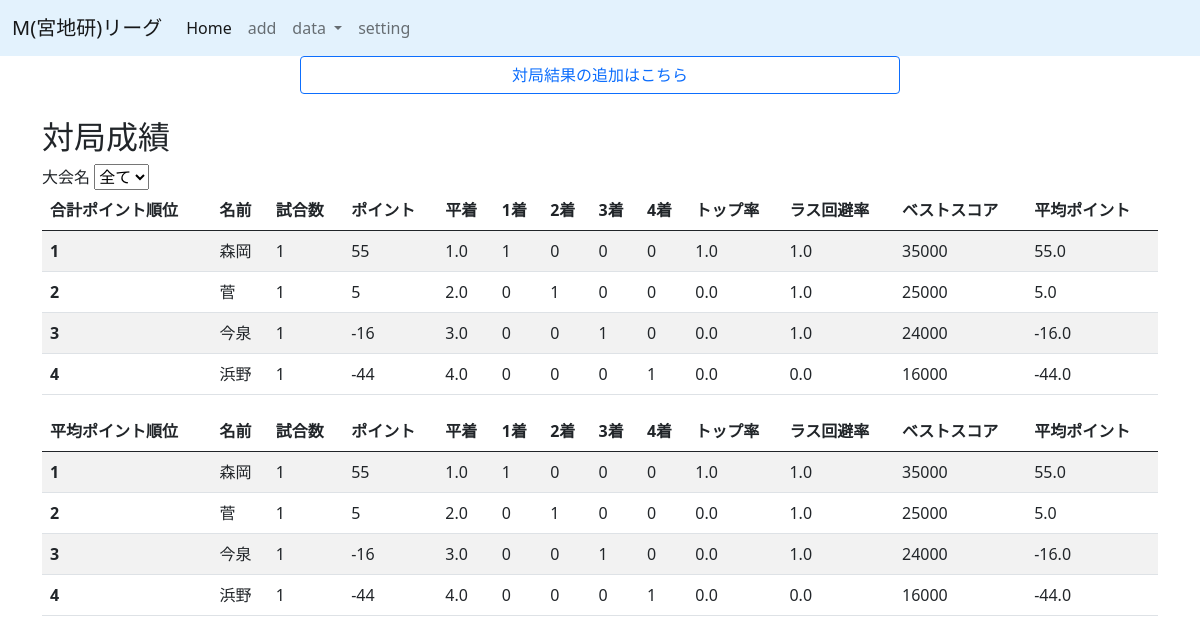
The page / on the database its author committed.
### app.py (models this page shows)
class Result(db.Model):
    __tablename__ = 'results'
    id = db.Column(db.Integer, primary_key=True)
    name = db.Column(db.String, nullable=False)
    house = db.Column(db.String, nullable=False) # 東家など
    rank = db.Column(db.Integer, nullable=False) # 順位
    score = db.Column(db.Integer, nullable=False) # 持ち点
    total_points = db.Column(db.Integer, nullable=False)
    game_id = db.Column(db.Integer, db.ForeignKey('games.id'))
    game = db.relationship("Game", back_populates="result")

class Player(db.Model):
    __tablename__ = 'players'
    id = db.Column(db.Integer, primary_key=True)
    name = db.Column(db.String, nullable=False)

### app.py (the view, shortened to what this page needs)
@app.route('/', methods=['GET', 'POST'])
def flask_app():
    players = Player.query.all()
    player_names = [player.name for player in players]
    tournaments = Tournament.query.all()
    tournament_names = [tournament.name for tournament in tournaments]
    tournament_names.insert(0, "全て")
    DATA = []
    if request.method == 'GET':
        for i in player_names:
            results = Result.query.filter_by(name=i).all()
            match_count = len(results)
            if match_count == 0:
                continue
            rank_count = [0, 0, 0, 0]
            point_sum = 0
            score_max = 0
            for j in results:
                rank_count[j.rank-1] += 1
                point_sum += j.total_points
                if score_max < j.score:
                    score_max = j.score
            ave_rank = (rank_count[0] + rank_count[1]*2 + rank_count[2]*3 + rank_count[3]*4)/match_count #平着
            top = rank_count[0]/match_count # トップ率
            last_esc = (match_count - rank_count[3])/match_count # ラス回避率
            DATA.append([i, match_count, RD(point_sum), RD(ave_rank), rank_count[0], rank_count[1], rank_count[2], rank_count[3], RD(top), RD(last_esc), score_max, RD(point_sum/match_count)])
        DATA.sort(key=lambda x: x[2], reverse=True) # 合計ポイントで降順にソート
        DATA2 = DATA.copy()
        DATA2.sort(key=lambda x: x[11], reverse=True) # 平均ポイントで降順にソート
        return render_template('main/index.html', results=DATA, results2=DATA2, tournament_names=tournament_names, default_name="全て")

### app.py (called while the page is built)
def RD(value):
    return round(value, 1)

### templates/main/index.html
{% extends "layout.html" %}
{% block content %}
<div class="d-grid gap-2 col-6 mx-auto">
  <a class="btn btn-outline-primary" href="/add">対局結果の追加はこちら</a>
</div>
<div class="container mt-4">
    <h2>対局成績</h2>
    <form action="/" method="POST">
      <label for="T">大会名</label>
      <select id="T" name="T" onchange="this.form.submit()">
          {% for name in tournament_names %}
          <option value="{{ name }}" {% if name == default_name %} selected {% endif %} >{{ name }}</option>
          {% endfor %}
      </select>
    </form>
    <table class="table table-striped">
        <thead>
            <tr>
              <th scope="col">合計ポイント順位</th>
              <th scope="col">名前</th>
              <th scope="col">試合数</th>
              <th scope="col">ポイント</th>
              <th scope="col">平着</th>
              <th scope="col">1着</th>
              <th scope="col">2着</th>
              <th scope="col">3着</th>
              <th scope="col">4着</th>
              <th scope="col">トップ率</th>
              <th scope="col">ラス回避率</th>
              <th scope="col">ベストスコア</th>
              <th scope="col">平均ポイント</th>
            </tr>
          </thead>
          <tbody>
            {% for result in results %}
            <tr>
              <th scope="row">{{ loop.index }}</th>
              <td>{{ result[0] }}</td>
              <td>{{ result[1] }}</td>
              <td>{{ result[2] }}</td>
              <td>{{ result[3] }}</td>
              <td>{{ result[4] }}</td>
              <td>{{ result[5] }}</td>
              <td>{{ result[6] }}</td>
              <td>{{ result[7] }}</td>
              <td>{{ result[8] }}</td>
              <td>{{ result[9] }}</td>
              <td>{{ result[10] }}</td>
              <td>{{ result[11] }}</td>
            </tr>
            {% endfor %}
          </tbody>
    </table>
    <table class="table table-striped">
      <thead>
          <tr>
            <th scope="col">平均ポイント順位</th>
            <th scope="col">名前</th>
            <th scope="col">試合数</th>
            <th scope="col">ポイント</th>
            <th scope="col">平着</th>
            <th scope="col">1着</th>
            <th scope="col">2着</th>
            <th scope="col">3着</th>
            <th scope="col">4着</th>
            <th scope="col">トップ率</th>
            <th scope="col">ラス回避率</th>
            <th scope="col">ベストスコア</th>
            <th scope="col">平均ポイント</th>
          </tr>
        </thead>
        <tbody>
          {% for result in results2 %}
          <tr>
            <th scope="row">{{ loop.index }}</th>
            <td>{{ result[0] }}</td>
            <td>{{ result[1] }}</td>
            <td>{{ result[2] }}</td>
            <td>{{ result[3] }}</td>
            <td>{{ result[4] }}</td>
            <td>{{ result[5] }}</td>
            <td>{{ result[6] }}</td>
            <td>{{ result[7] }}</td>
            <td>{{ result[8] }}</td>
            <td>{{ result[9] }}</td>
            <td>{{ result[10] }}</td>
            <td>{{ result[11] }}</td>
          </tr>
          {% endfor %}
        </tbody>
  </table>
</div>
{% endblock %}

### templates/layout.html (shortened to what this page needs)
<!DOCTYPE html>
<html lang="ja">
<head>
    <link href="https://cdn.jsdelivr.net/npm/bootstrap@5.0.2/dist/css/bootstrap.min.css" rel="stylesheet">
</head>
<body>
    <nav class="navbar navbar-expand-lg navbar-light" style="background-color: #e3f2fd;">
        <div class="container-fluid">
          <a class="navbar-brand" href="/">M(宮地研)リーグ</a>
          <div class="collapse navbar-collapse" id="navbarNavAltMarkup">
            <div class="navbar-nav">
              <a class="nav-link active" aria-current="page" href="/">Home</a>
              <a class="nav-link" href="/add">add</a>
              <li class="nav-item dropdown">
                <a class="nav-link dropdown-toggle" href="/data" id="navbarScrollingDropdown" role="button" data-bs-toggle="dropdown" aria-expanded="false">
                  data
                </a>
              </li>
              <a class="nav-link" href="/setting">setting</a>
            </div>
          </div>
        </div>
      </nav>
    {% block content %}
    {% endblock %}
</body>
</html>

### rows shown on the page
Result: name "森岡", result "1", total_points "55", result "1.0", result "0", score "35000", result "55.0"
Result: name "菅", game "1", total_points "5", rank "2.0", result "0", result "0.0", result "1.0", score "25000", result "5.0"
Result: name "今泉", game "1", total_points "-16", result "3.0", result "0", result "0.0", result "1.0", score "24000", result "-16.0"
Result: name "浜野", game "1", total_points "-44", result "4.0", result "0", result "0.0", score "16000", result "-44.0"

### other values the page prints
form field T "全て"
